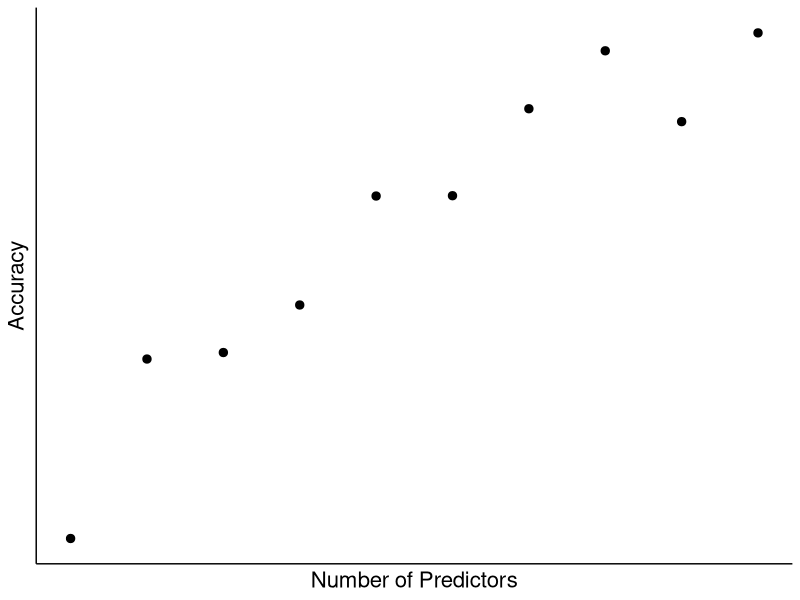
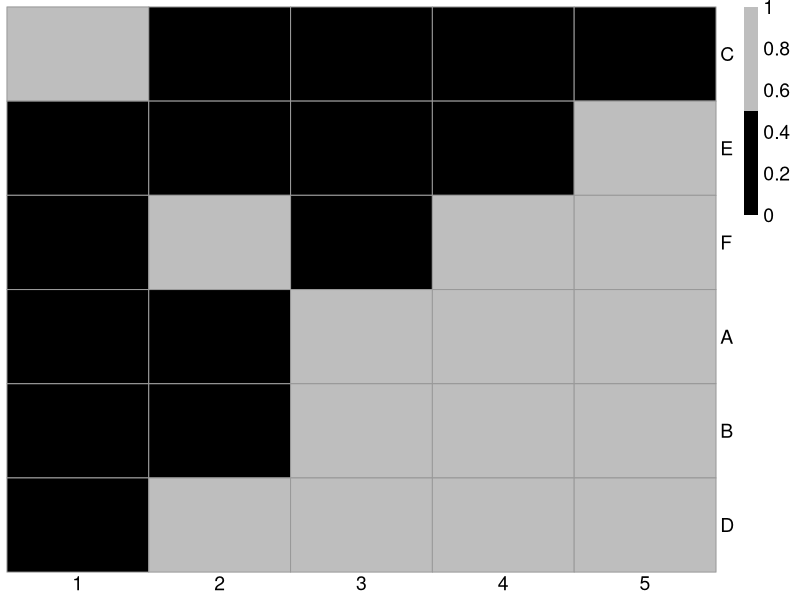

R code for these plots, in order:
## ---- chunk 1
knitr::opts_chunk$set(echo = TRUE)
library(tidyverse)
library(pheatmap)
library(flextable)
library(officer)
## ---- chunk 2
# create random binary matrix
rr <- 4
c <- 6
m0 <- matrix(0, rr, c)
m1 <- apply(m0, c(1,2), function(x) sample(c(0,1),1)) 
colnames(m1) <- LETTERS[1:6]
m3 <- as_tibble(m1) 
## ---- chunk 3
# formatting for flextable
theme_design <- function(x) {
  x <- border_remove(x)
  std_border <- fp_border_default(width = 4, color = "white")
  x <- fontsize(x, size = 14, part = "all")
  x <- font(x, fontname = "Arial", part = "all")
  x <- align(x, align = "center", part = "all")
  x <- bold(x, bold = TRUE, part = "all")
  x <- color(x, color = "white", part = "all")
  x <- padding(x, padding = 6, part = "all")
  x <- border_outer(x, part="all", border = std_border )
  x <- border_inner_h(x, border = std_border, part="all")
  x <- border_inner_v(x, border = std_border, part="all")
  x <- set_table_properties(x, layout = "fixed")
  x
}
## ---- chunk 4
# full table
flextable(m3) %>%
  bg(bg = ifelse(m3 > 0, "#FDE725FF", "#440154FF"), part = "body") %>%
  bg(bg = "#238A8DFF", part = "header") %>%
  autofit() %>%
  add_header_lines("Features") %>% 
  theme_design() %>%
  fontsize(size = -1, part = "body")
## ---- chunk 5
# p = 1
matsub <- select(m3, C)
headercolor <- "gray"
flextable(matsub) %>% 
  bg(bg = ifelse(matsub > 0, "#FDE725FF", "#440154FF"), part = "body") %>%
  bg(bg = headercolor, part = "header") %>%
  autofit() %>%
  theme_design() %>%
  fontsize(size = -1, part = "body")

matsub <- select(m3, -C)
headercolor <- "black"
flextable(matsub) %>% 
  bg(bg = ifelse(matsub > 0, "#FDE725FF", "#440154FF"), part = "body") %>%
  bg(bg = headercolor, part = "header") %>%
  autofit() %>%
  theme_design() %>%
  fontsize(size = -1, part = "body")

# p = 2
matsub <- select(m3, D, `F`)
headercolor <- "gray"
flextable(matsub) %>% 
  bg(bg = ifelse(matsub > 0, "#FDE725FF", "#440154FF"), part = "body") %>%
  bg(bg = headercolor, part = "header") %>%
  autofit() %>%
  theme_design() %>%
  fontsize(size = -1, part = "body")

matsub <- select(m3, -D, -`F`)
headercolor <- "black"
flextable(matsub) %>% 
  bg(bg = ifelse(matsub > 0, "#FDE725FF", "#440154FF"), part = "body") %>%
  bg(bg = headercolor, part = "header") %>%
  autofit() %>%
  theme_design() %>%
  fontsize(size = -1, part = "body")

# p = 3
matsub <- select(m3, A, B, D)
headercolor <- "gray"
flextable(matsub) %>% 
  bg(bg = ifelse(matsub > 0, "#FDE725FF", "#440154FF"), part = "body") %>%
  bg(bg = headercolor, part = "header") %>%
  autofit() %>%
  theme_design() %>%
  fontsize(size = -1, part = "body")

matsub <- select(m3, -A, -B, -D)
headercolor <- "black"
flextable(matsub) %>% 
  bg(bg = ifelse(matsub > 0, "#FDE725FF", "#440154FF"), part = "body") %>%
  bg(bg = headercolor, part = "header") %>%
  autofit() %>%
  theme_design() %>%
  fontsize(size = -1, part = "body")
## ---- chunk 6
# random accuracy plot
rantan <- data.frame(dim1 = c(1, 2, 3, 4, 5, 6, 7, 8, 9, 10),
                     dim2 = c(1, 2, 3, 4, 5, 6, 7, 8, 9, 10))

rantan %>%
  ggplot(aes(x =  dim1, y = dim2)) +
  geom_jitter(size = 2.5, width = 0, height = 3) +
  theme_classic() +
  theme(text = element_text(size = 16),
        axis.text = element_blank(),
        axis.ticks = element_blank()) +
  scale_x_continuous(breaks = scales::pretty_breaks(10)) +
  labs(x = "Number of Predictors",
       y = "Accuracy")
## ---- chunk 7
# 
predMat <- tibble(p1 = c(0, 0, 1, 0, 0, 0),
                  p2 = c(0, 0, 0, 1, 0, 1),
                  p3 = c(1, 1, 0, 1, 0, 0),
                  p4 = c(1, 1, 0, 1, 0, 1),
                  p5 = c(1, 1, 0, 1, 1, 1))

ordRow <- c(3, 5, 6, 1, 2, 4)
predMatOrd <- predMat[ordRow, ]
pheatmap::pheatmap(predMatOrd,
                   cluster_cols = FALSE,
                   cluster_rows = FALSE,
                   color = c("black", "gray"),
                   angle_col = 0,
                   fontsize = 14,
                   labels_row = c("C", "E", "F", "A", "B", "D"),
                   labels_col = seq(1:5))
